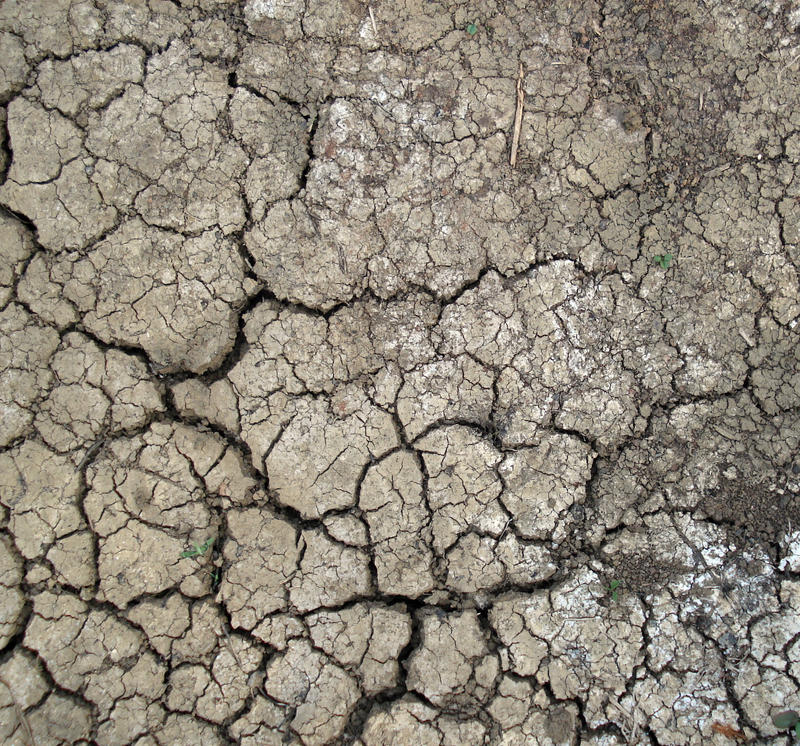
#> input picture test/gray1.jpeg, 800 x 746 px
$ jupyter execute --allow-errors PyramidTextureSynthesis.ipynb   (shell and % lines are left out)
#> lines starting #> are read from the running program, lines starting #| are printed output that depends on the picture
[cell 1]
import numpy as np
import matplotlib.pyplot as plt
import matplotlib.image as mpimg
import math
from random import randint
import scipy.stats as st
from scipy import ndimage
import bisect

[cell 2]
def gabor_fn(sigma, theta, Lambda, psi, gamma):
    sigma_x = sigma
    sigma_y = float(sigma) / gamma

    # Bounding box
    nstds = 3 # Number of standard deviation sigma
    xmax = max(abs(nstds * sigma_x * np.cos(theta)), abs(nstds * sigma_y * np.sin(theta)))
    xmax = np.ceil(max(1, xmax))
    ymax = max(abs(nstds * sigma_x * np.sin(theta)), abs(nstds * sigma_y * np.cos(theta)))
    ymax = np.ceil(max(1, ymax))
    xmin = -xmax
    ymin = -ymax
    (y, x) = np.meshgrid(np.arange(ymin, ymax + 1), np.arange(xmin, xmax + 1))

    # Rotation
    x_theta = x * np.cos(theta) + y * np.sin(theta)
    y_theta = -x * np.sin(theta) + y * np.cos(theta)

    gb = np.exp(-.5 * (x_theta ** 2 / sigma_x ** 2 + y_theta ** 2 / sigma_y ** 2)) * np.cos(2 * np.pi / Lambda * x_theta + psi)
    return gb

[cell 3]
def rgb2gray(rgb):

    r, g, b = rgb[:,:,0], rgb[:,:,1], rgb[:,:,2]
    gray = 0.2989 * r + 0.5870 * g + 0.1140 * b
    return gray

def gkern(kernlen=21, nsig=3):
    """Returns a 2D Gaussian kernel array."""

    interval = (2*nsig+1.)/(kernlen)
    x = np.linspace(-nsig-interval/2., nsig+interval/2., kernlen+1)
    kern1d = np.diff(st.norm.cdf(x))
    kernel_raw = np.sqrt(np.outer(kern1d, kern1d))
    kernel = kernel_raw/kernel_raw.sum()
    return kernel

def Crop(Image):
    L=len(Image)
    l=len(Image[0])
    SizeL=np.int_(np.log2(L))
    Sizel=np.int_(np.log2(l))
    if 2**SizeL==L and 2**Sizel == l:
        return Image
    else:
        Side=min([SizeL,Sizel])
        Cropped=np.zeros([2**Side,2**Side])
        Cropped[:]=Image[int(L/2)-2**(Side-1):int(L/2)+2**(Side-1),int(l/2)-2**(Side-1):int(l/2)+2**(Side-1)]
        return Cropped

def Reduce(data):
    b=SubSample(LowPassFilter(data))
    return b

def Expand(data):
    l=LowPassFilter(UpSample(data))
    return l

def SubSample(data):
    Size=np.array(data.shape,dtype=np.int_)/2
    return data[0::2,0::2]

def UpSample(data):
    Size=np.array(data.shape,dtype=np.int_)*2
    UpSampled=np.zeros(Size)
    UpSampled[0::2,0::2]=data[:,:]
    return UpSampled

def LowPassFilter(data):
    Sfilter=2
    Filter2D=np.array([[1,4,6,4,1],[4,16,24,16,4],[6,24,36,24,6],[4,16,24,16,4],[1,4,6,4,1]])*1/256.0
#     Filter2D=np.array([[1,-1,1],[0,0,0],[1,-1,1]])/2
    Result=ndimage.convolve(data, Filter2D, mode='wrap')
    return(Result)


class PyramidNode:
    def __init__(self,data):
        self.data=data
    def updateData(self,newdata):
        self.data=newdata

class Pyramid:
    def __init__(self,img):
        self.img=img
        self.depth=0
        self.Llist=[PyramidNode(Reduce(img))]
        self.Blist=[PyramidNode(img-Expand(self.Llist[0].data))]
        self.size=np.array(self.Llist[0].data.shape)

    def makePyramid(self,loop):
        for i in range(loop):
            self.Llist.append(PyramidNode(Reduce((self.Llist[self.depth]).data)))
            self.Blist.append(PyramidNode(self.Llist[self.depth].data-Expand(self.Llist[self.depth+1].data)))
            self.depth=self.depth+1

    def getL(self,level):
        if level<=self.depth:
            return(self.Llist[level].data)
        else:
            return 0

    def getB(self,level):
        if level<=self.depth:
            return(self.Blist[level].data)
        else:
            return 0

    def updateL(self,level,data):
        self.Llist[level].updateData(data)

    def updateB(self,level,data):
        self.Blist[level].updateData(data)

    def CollapsePyramid(self):
        for i in range(self.depth,0,-1):
            self.updateL(i-1,Expand(self.getL(i))+self.getB(i))
        return Expand(self.getL(0))+self.getB(0)

def MatchHistogram(Noise,Sample):
    M=len(Noise)
    N=len(Noise[0])
    BaseImRavel=np.copy(Sample).ravel()
    NoiseImRavel=np.copy(Noise).ravel()
    BaseSorted=np.argsort(BaseImRavel)
    NoiseSorted=np.argsort(NoiseImRavel)
    for i in range(M*N):
        NoiseImRavel[NoiseSorted[i]]=BaseImRavel[BaseSorted[i]]
    return np.reshape(NoiseImRavel,[M,N])

def MatchTexture(texture,depth=2,loop=5):
    Cropped=Crop(texture)
    noise=np.random.randint(255, size=(len(Cropped), len(Cropped)))
    noise=MatchHistogram(noise,Cropped)
    PyrText=Pyramid(Cropped)
    PyrText.makePyramid(depth)
    for i in range(loop):
        PyrNoise=Pyramid(noise)
        PyrNoise.makePyramid(depth)
        for j in range(depth):
            PyrNoise.updateB(j,MatchHistogram(PyrNoise.getB(j),PyrText.getB(j)))
#             plt.imshow(PyrNoise.getB(j))
#             plt.show()
        noise=np.array(np.round(PyrNoise.CollapsePyramid()),dtype=np.int_)
    noise=MatchHistogram(noise,Cropped)
    return noise

[cell 4]
img=rgb2gray(np.array(mpimg.imread('test/gray1.jpeg'))[:,:,:3])
#> in rgb2gray, `r, g, b = rgb[:,:,0], rgb[:,:,1], rgb[:,:,2]`:
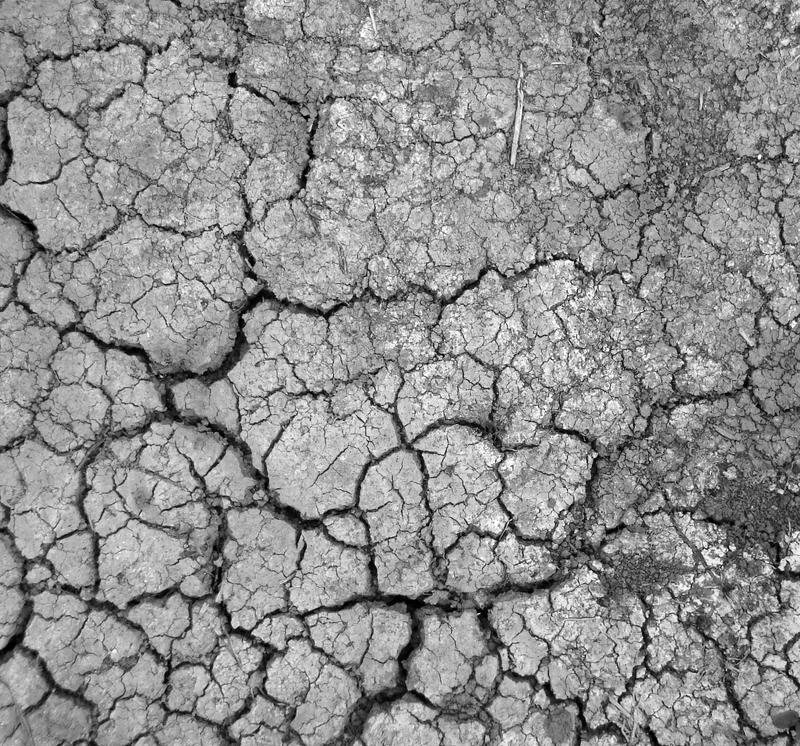
#> r: shape (746, 800); min 0, max 255, mean 143.2
#> in rgb2gray, `r, g, b = rgb[:,:,0], rgb[:,:,1], rgb[:,:,2]`:
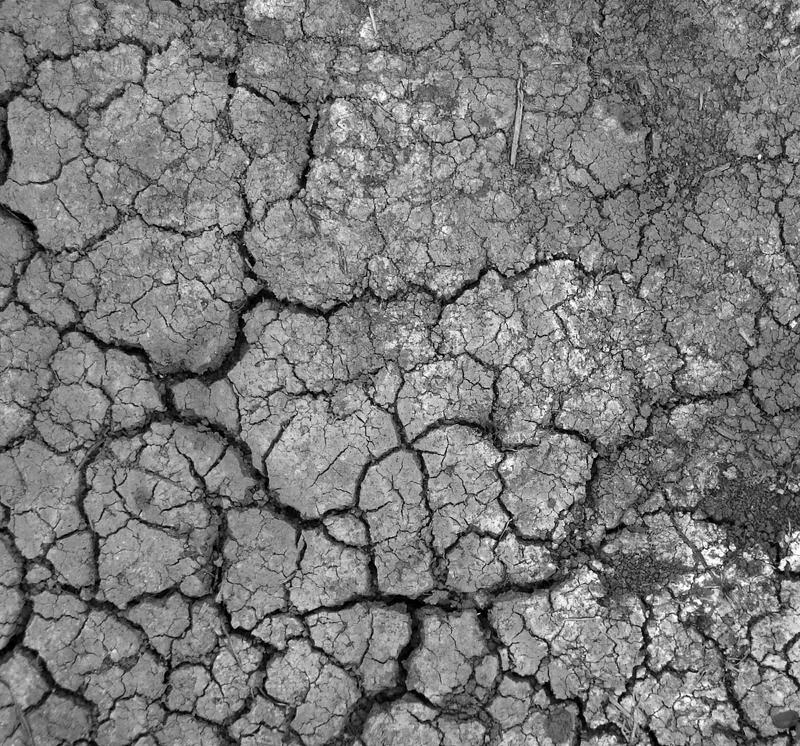
#> b: shape (746, 800); min 0, max 255, mean 122.3
plt.imshow(img,cmap='gray',vmin=0,vmax=255)
plt.axis('off')
plt.show()
noise=MatchTexture(img, 5, 4)
#> in Crop, `L=len(Image)`: L = 746
#> in Crop, `l=len(Image[0])`: l = 800
#> in Crop, `SizeL=np.int_(np.log2(L))`: SizeL = 9
#> in MatchTexture, `noise=np.random.randint(255, size=(len(Cropped), len(Cropped)))`:
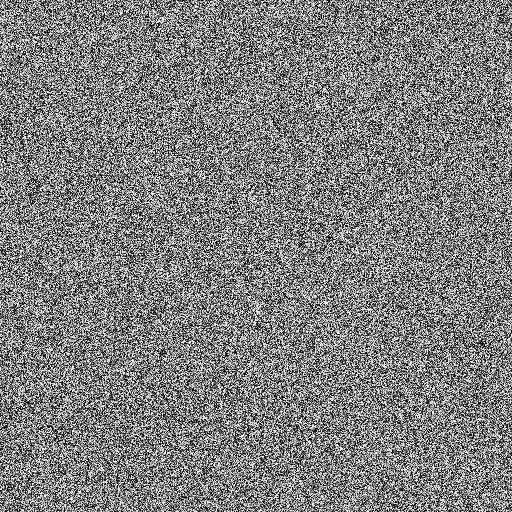
#> noise: shape (512, 512) int64; min 0, max 254, mean 127.1
#> in MatchHistogram, `M=len(Noise)`: M = 512
#> in SubSample, `Size=np.array(data.shape,dtype=np.int_)/2`: Size = [256, 256]
#> in UpSample, `UpSampled[0::2,0::2]=data[:,:]`:
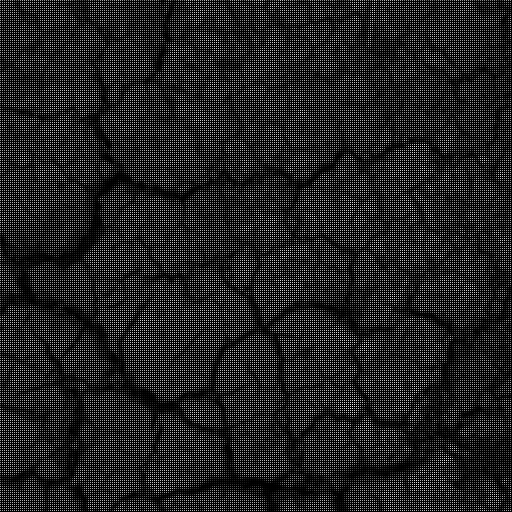
#> UpSampled: shape (512, 512) float64; min 0, max 243.9, mean 35.3
#> the loop in makePyramid, `for i in range(loop):` made 5 passes
#> pass 1, in Reduce (call 2), `b=SubSample(LowPassFilter(data))`:
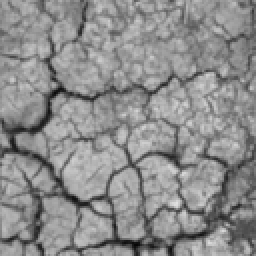
#> b: shape (128, 128) float64 (shown 2 times larger); min 6.41, max 225.7, mean 141.3
#> pass 1, in LowPassFilter (call 4), `Result=ndimage.convolve(data, Filter2D, mode='wrap')`:
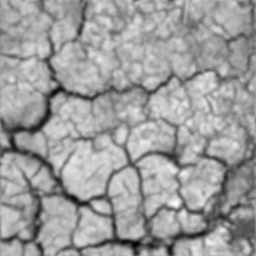
#> Result: shape (256, 256) float64; min 2.6, max 55.31, mean 35.3; drawn with min black and max white
#> after the loop in makePyramid, `for i in range(loop):`: self.Blist = 6 items; self.depth = 5
#> the loop in MatchTexture, `for i in range(loop):` made 4 passes
#> pass 1, in LowPassFilter (call 13), `Result=ndimage.convolve(data, Filter2D, mode='wrap')`:
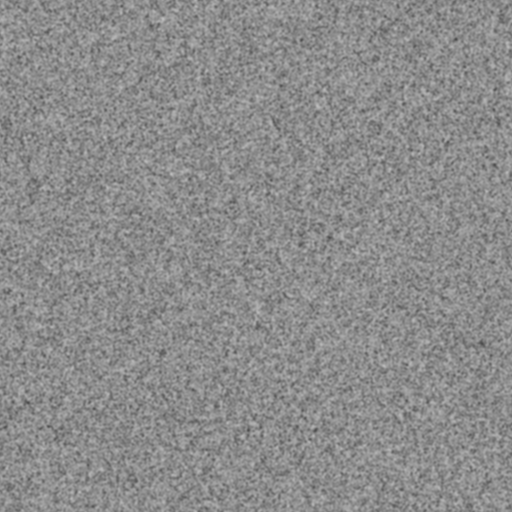
#> Result: shape (512, 512) int64; min 77, max 188, mean 140.2
#> pass 1, in Reduce (call 7), `b=SubSample(LowPassFilter(data))`:
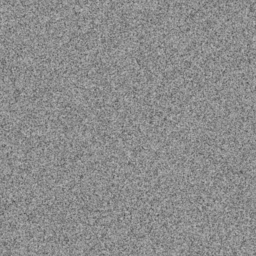
#> b: shape (256, 256) int64; min 78, max 187, mean 140.2
#> pass 1, in LowPassFilter (call 14), `Result=ndimage.convolve(data, Filter2D, mode='wrap')`:
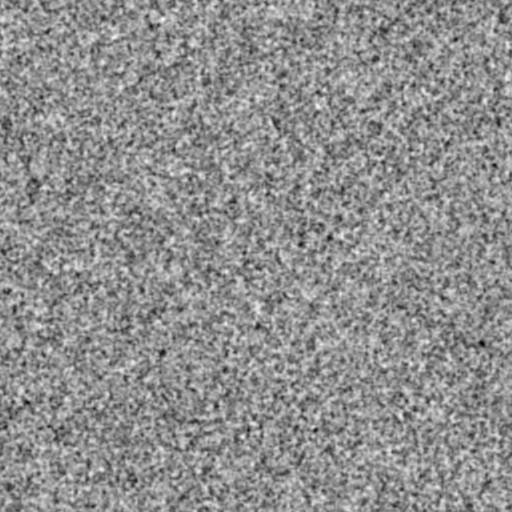
#> Result: shape (512, 512) float64; min 22.69, max 44.64, mean 35.1; drawn with min black and max white
#> after the loop in MatchTexture, `for i in range(loop):`:
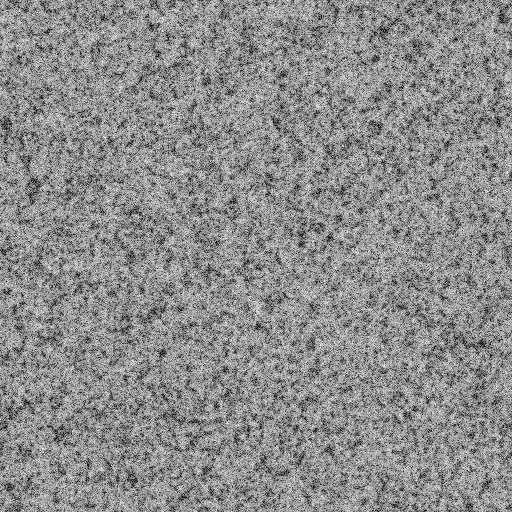
#> noise: shape (512, 512) int64; min -21, max 272, mean 141.3; drawn with min black and max white
fig, ax = plt.subplots(1, 1)
ax.imshow(noise,cmap='gray',vmin=0,vmax=255)
ax.axis('off')
fig.savefig('test/gray1syn.png')

#> (a cell that did not finish here is left out)

[cell 6]
img.shape
#> Out = (746, 800)

[cell 7]
noise.shape
#> Out = (512, 512)
